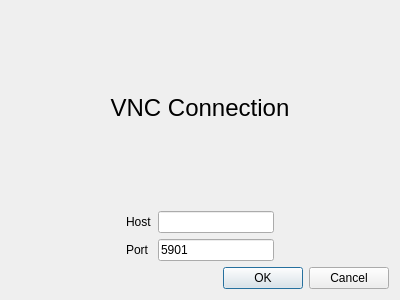
<?xml version="1.0" encoding="UTF-8"?>
<ui version="4.0">
 <class>vnc_connecttion</class>
 <widget class="QDialog" name="vnc_connecttion">
  <property name="geometry">
   <rect>
    <x>0</x>
    <y>0</y>
    <width>400</width>
    <height>300</height>
   </rect>
  </property>
  <property name="windowTitle">
   <string>Dialog</string>
  </property>
  <layout class="QVBoxLayout" name="verticalLayout">
   <item>
    <widget class="QLabel" name="label_3">
     <property name="text">
      <string>&lt;html&gt;&lt;head/&gt;&lt;body&gt;&lt;p align=&quot;center&quot;&gt;&lt;span style=&quot; font-size:18pt;&quot;&gt;VNC Connection&lt;/span&gt;&lt;/p&gt;&lt;/body&gt;&lt;/html&gt;</string>
     </property>
    </widget>
   </item>
   <item>
    <layout class="QGridLayout" name="gridLayout">
     <item row="0" column="2">
      <widget class="QLineEdit" name="lineEdit_host"/>
     </item>
     <item row="0" column="1">
      <widget class="QLabel" name="label">
       <property name="text">
        <string>Host</string>
       </property>
      </widget>
     </item>
     <item row="0" column="0">
      <spacer name="horizontalSpacer">
       <property name="orientation">
        <enum>Qt::Horizontal</enum>
       </property>
       <property name="sizeHint" stdset="0">
        <size>
         <width>40</width>
         <height>20</height>
        </size>
       </property>
      </spacer>
     </item>
     <item row="1" column="3">
      <spacer name="horizontalSpacer_2">
       <property name="orientation">
        <enum>Qt::Horizontal</enum>
       </property>
       <property name="sizeHint" stdset="0">
        <size>
         <width>40</width>
         <height>20</height>
        </size>
       </property>
      </spacer>
     </item>
     <item row="1" column="2">
      <widget class="QLineEdit" name="lineEdit_port">
       <property name="text">
        <string>5901</string>
       </property>
      </widget>
     </item>
     <item row="1" column="1">
      <widget class="QLabel" name="label_2">
       <property name="text">
        <string>Port</string>
       </property>
      </widget>
     </item>
    </layout>
   </item>
   <item>
    <layout class="QGridLayout" name="gridLayout_2">
     <item row="0" column="1">
      <widget class="QPushButton" name="OK_button">
       <property name="text">
        <string>OK</string>
       </property>
      </widget>
     </item>
     <item row="0" column="2">
      <widget class="QPushButton" name="Cancel_button">
       <property name="text">
        <string>Cancel</string>
       </property>
      </widget>
     </item>
     <item row="0" column="0">
      <spacer name="horizontalSpacer_3">
       <property name="orientation">
        <enum>Qt::Horizontal</enum>
       </property>
       <property name="sizeHint" stdset="0">
        <size>
         <width>40</width>
         <height>20</height>
        </size>
       </property>
      </spacer>
     </item>
    </layout>
   </item>
  </layout>
 </widget>
 <resources/>
 <connections>
  <connection>
   <sender>Cancel_button</sender>
   <signal>clicked()</signal>
   <receiver>vnc_connecttion</receiver>
   <slot>reject()</slot>
   <hints>
    <hint type="sourcelabel">
     <x>337</x>
     <y>248</y>
    </hint>
    <hint type="destinationlabel">
     <x>204</x>
     <y>-4</y>
    </hint>
   </hints>
  </connection>
 </connections>
</ui>
